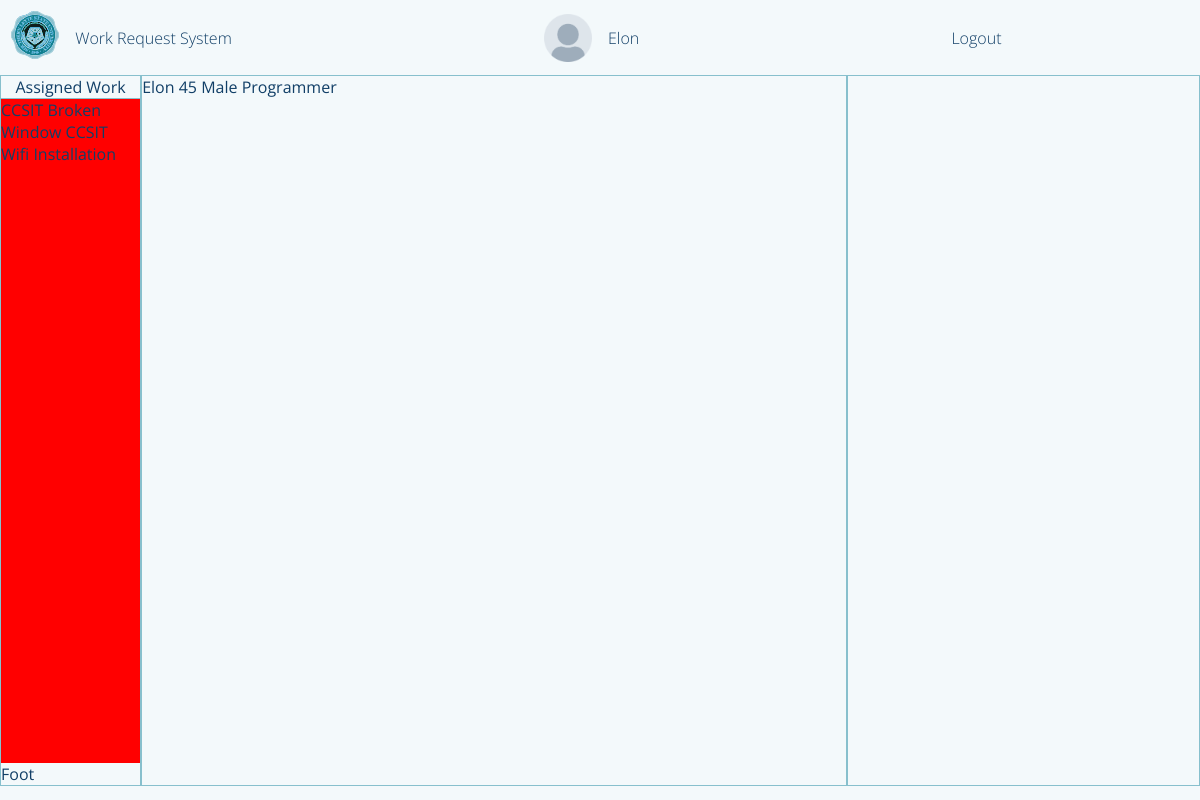
The page /staffPage (signed in) on the database its author committed.
### flaskApp/models.py (models this page shows, shortened)
class User(db.Model, UserMixin):
	__tablename__ = 'user'
	id = db.Column(db.Integer, primary_key=True)
	userName = db.Column(db.String(20), unique=True, nullable=False)
	userType = db.Column(db.String(20), default='Admin')
	passWord = db.Column(db.String(60), nullable=False)
	profilePicture = db.Column(db.String(60), default='dafault.png')
	requestForm = db.relationship('UserRequestForm', backref='user')
	userStaffExtension = db.relationship('StaffExtension', backref='staffExtension', uselist=False)

class StaffExtension(db.Model):
	__tablename__ = 'userstaff'
	id = db.Column(db.Integer, primary_key=True)
	staffId = db.Column(db.Integer, db.ForeignKey('user.id'), unique=True)
	staffName = db.Column(db.String(20), nullable=False)
	staffAge = db.Column(db.String(20), nullable=False)
	staffGender = db.Column(db.String(20), nullable=False)
	staffOccupation = db.Column(db.String(20), nullable=False)
	staffRating = db.Column(db.Integer, default=0)
	staffComments = db.relationship('StaffExtensionComment', backref='staffComment')
	staffAssignment = db.relationship('UserRequestForm', backref='staffAssignment') # one to many relationship

class UserRequestForm(db.Model):
	__tablename__ = 'userRequestForm'
	id = db.Column(db.Integer, primary_key=True)
	requestorName = db.Column(db.String(500), nullable=False)
	requestTitle = db.Column(db.String(500), nullable=False)
	requestedWork = db.Column(db.String(500), nullable=False)
	roomNumber = db.Column(db.String(20), nullable=False)
	avilabilityOfMaterials = db.Column(db.String(10), nullable=False)
	priorityLevel = db.Column(db.Integer, default=0) # change this to integer in the future 0 - pending 1 - high 2 - medium 3 - low
	status = db.Column(db.String(20), default='Pending')
	dateApproved = db.Column(DateTime, default=datetime.now(), nullable=False)
	dateLimit = db.Column(DateTime, default=datetime.now(), nullable=False)
	requestFormId = db.Column(db.Integer, db.ForeignKey('user.id'))
	assignedStaff = db.Column(db.Integer, db.ForeignKey('userstaff.id'))

### flaskApp/routes.py (the view)
@app.route('/staffPage', methods=['GET', 'POST'])
def staffPage():
	if current_user.is_authenticated == False:
		return redirect(url_for('loginPage'))
	userStaffAssigned = StaffExtension.query.filter_by(staffName=current_user.userName).first()
	user = StaffExtension.query.filter_by(staffId=current_user.id).first()
	profileImage = url_for('static', filename='profilePic/'+current_user.profilePicture)
	return render_template('staffDashboard.html', title='Staff Page', user=current_user.userName, userStaff=user, profileImage=profileImage, userStaffAssigned=userStaffAssigned.staffAssignment)

### flaskApp/models.py (called while the page is built)
@loginManager.user_loader
def loadUser(userId):
	return User.query.get(int(userId))

### flaskApp/templates/staffDashboard.html
{% extends "layout.html" %}
{% block content %}
<main class="content-main">
		<i>{{ userStaff.staffName }}</i>
		<i>{{ userStaff.staffAge }}</i>
		<i>{{ userStaff.staffGender }}</i>
		<i>{{ userStaff.staffOccupation }}</i>
</main>
<section class="content-left">
	<section class="header">Assigned Work</section>
	<section class="main">
		{% for assigned in userStaffAssigned %}
			{{ assigned.requestorName }}
			{{ assigned.requestTitle }}
		{% endfor %}
	</section>
	<section class="footer">Foot</section>
</section>
<section class="content-right">
</section>
<footer class="content-footer">
</footer>
{% endblock content %}

### flaskApp/templates/layout.html (shortened to what this page needs)
<!DOCTYPE html>
<html>
<head>
    {% if title == 'Login Page'%}
    	<link rel="stylesheet" type="text/css" href="{{ url_for('static', filename='login.css') }}">
    {% elif title == 'Admin Page'%}
    	<link rel="stylesheet" type="text/css" href="{{ url_for('static', filename='adminDashboard.css') }}">
    {% elif title == 'Requestor Page'%}
        <link rel="stylesheet" type="text/css" href="{{ url_for('static', filename='requestorDashboard.css') }}">
    {% elif title == 'Staff Page'%}
        <link rel="stylesheet" type="text/css" href="{{ url_for('static', filename='staffDashboard.css') }}">
     {% elif title == 'Admin Approval Page'%}
        <link rel="stylesheet" type="text/css" href="{{ url_for('static', filename='adminApproval.css') }}">
    {% endif%}
</head>
<body>
	<div class="container">
        {% if title != 'Login Page'%}
        <header class="content-header">
            <div class="img-box">
                <img class="logo_slsu" src="{{ url_for('static', filename='img/logo_slsu.svg') }}">
            </div>
            {% if title == 'Admin Page'%}
                <section class="header-title">
                    <a href="{{ url_for('adminPage') }}">Work Request System</a>
                </section>
                <section class="header-user">
                    <img class='profile-picture'src="{{ profileImage }}">
                    <i>{{ user }}</i>
                </section>
            {% elif title == 'Staff Page' %}
                <section class="header-title">
                    <a href="{{ url_for('staffPage') }}">Work Request System</a>
                </section>
                <section class="header-user">
               <img class='profile-picture'src="{{ profileImage }}">
                   <i>{{ user }}</i>
                </section>
            {% endif %}
            <div class="header-profile">
                {% if current_user.is_authenticated == True %}
                <a href="{{ url_for('logout') }}">Logout</a>
                {% endif %}
            </div>
        </header>
        {% endif%}
		{% block content %}{% endblock content %}
	</div>
</body>
</html>

### flaskApp/static/staffDashboard.css (style rules this page uses)
body { background: var(--white); }
.container { margin: 0; display: grid; height: 100vh; grid-template-columns: 0.2fr 1fr 0.5fr; grid-template-rows: 0fr 1fr 0.02fr; grid-template-areas: 'h h h' 'l m r' 'f f f'; }
.content-header { grid-area: h; display: flex; flex-direction: row; align-items: center; padding: var(--fn-small); }
.img-box { flex-grow: 0; }
.header-title { flex-grow: 0; margin-left: 1rem; }
.header-title a { font-size: var(--fn-regular); font-weight: lighter; color: var(--blue); }
.header-user { flex-grow: 1; font-size: var(--fn-regular); font-weight: lighter; color: var(--blue); }
.header-profile { flex-grow: 0.3; }
.header-profile a { font-size: var(--fn-regular); font-weight: lighter; color: var(--blue); }
.content-main { grid-area: m; border: 1px solid var(--blueGreen); color: var(--blue); }
.content-left { grid-area: l; border: 1px solid var(--blueGreen); color: var(--blue); display: flex; flex-direction: column; }
.content-left .header { flex-grow: 0; border-bottom: 1px solid var(--blueGreen); text-align: center; }
.content-left .main { flex-grow: 1; background-color: red; height: 1rem; }
.content-left .footer { flex-grow: 0; }
.content-right { grid-area: r; border: 1px solid var(--blueGreen); }

### flaskApp/static/globalVariables.css (style rules this page uses)
* { font-family: 'Open Sans'; margin: 0; }
:root { --white: #F3F9FB; --blue: #113F67; --lightBlue: #226597; --blueGreen: #87C0CD; --blueGreenRGB: 135, 192, 205; --danger: #6581db; --box-shadow-blueGreen: rgba(135, 192, 205,0.3); --box-shadow: 5px 5px 10px 1px rgba(135, 192, 205,0.4), -5px -5px 10px 1px rgba(255, 255, 255,0.8); --box-shadow-low: 5px 5px 10px 1px rgba(135, 192, 205,0.4); --box-shadow-high: -5px -5px 10px 1px rgba(255, 255, 255,0.8); --fn-regular: 1rem; --fn-small: 0.7rem; --fn-large: 2rem; --fn-xlarge: 3rem; --fn-medium: 1.5rem; --border-radius: 2rem; --img-danger: invert(83%) sepia(36%) saturate(5506%) hue-rotate(310deg) brightness(84%) contrast(105%); --img-color-blue: invert(19%) sepia(21%) saturate(3410%) hue-rotate(178deg) brightness(94%) contrast(92%); --img-color-lightBlue: invert(29%) sepia(81%) saturate(550%) hue-rotate(165deg) brightness(95%) contrast(88%); --img-color-blueGreen: invert(76%) sepia(41%) saturate(278%) hue-rotate(144deg) brightness(91%) contrast(84%); --img-color-white: invert(98%) sepia(1%) saturate(1507%) hue-rotate(172deg) brightness(101%) contrast(97%); --setBefore: 0%; }
body { background: var(--white); color: var(--white); }
a { text-decoration: none; color: var(--blueGreen); }
i { font-style: normal; }
.logo_slsu { width: 3rem; height: 3rem; filter: invert(97%) sepia(45%) saturate(6373%) hue-rotate(166deg) brightness(85%) contrast(88%); }
.header-profile a { text-decoration: none; color: var(--white); }
.profile-picture { width: 3rem; height: 3rem; }
.header-user { display: flex; flex-direction: row; justify-content: center; align-items: center; }
.header-user i { margin-left: 1rem; }

### rows shown on the page
User: userName "Elon"
StaffExtension: staffName "Elon", staffAge "45", staffGender "Male", staffOccupation "Programmer"
UserRequestForm: requestorName "CCSIT", requestTitle "Broken Window"
UserRequestForm: requestorName "CCSIT", requestTitle "Wifi Installation"
